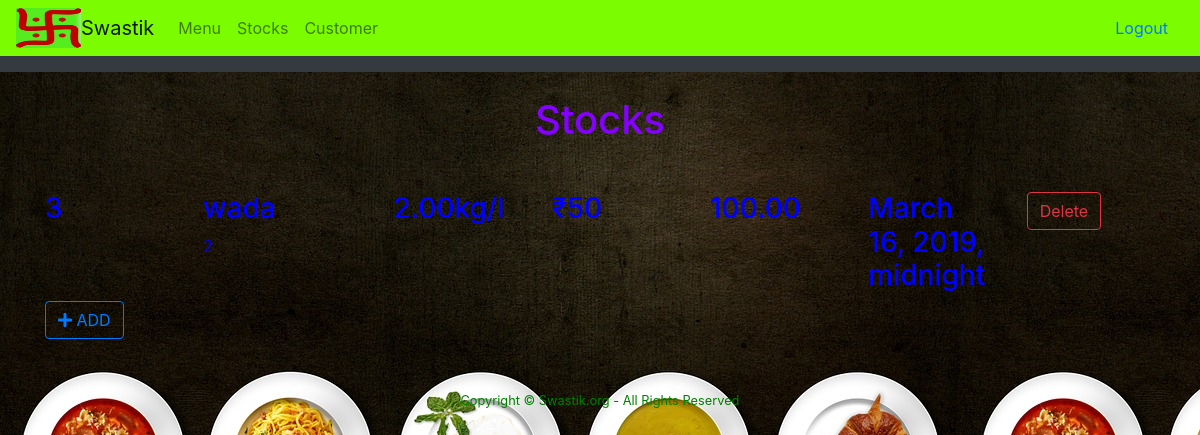
The page /stock/ (signed in) on the database its author committed.
### stocks/models.py (models this page shows)
class Stock(models.Model):
	item    = models.CharField(max_length = 35)
	summary = models.TextField(blank=True, null=True)
	rate    = models.DecimalField(decimal_places=0, max_digits=6)
	qty    = models.DecimalField(decimal_places=2, max_digits=4)
	date = models.DateTimeField(default=datetime.now(), blank=True)

### stocks/views.py (the view)
# urls.py: path('stock/', include('stocks.urls')),
@login_required
def stocks(request):
	stock = Stock.objects
	return render(request, 'stocks/stock.html', {'stock': stock})

### stocks/templatetags/urlify.py (called while the page is built)
@register.simple_tag()
def multiply(qty, unit_price, *args, **kwargs):
    return qty * unit_price

### templates/stocks/stock.html (shortened to what this page needs)
{% extends 'base.html' %}
{% load urlify %}
{% block content %}
 <center><h1>Stocks </h1><br/></center>
 {% for stocks in stock.all %}
 <div class="row pt-3">
  <div class="col -1">
  		<h3>{{ stocks.id }}</h3>
  	</div>
  	<div class="col-2">
  		<h3>{{ stocks.item }}</h3>
  		<p>{{ stocks.summary }}</p>
  	</div>
  	<div class="col -1">
  		<h3>{{ stocks.qty }}kg/l</h3>
  	</div>
  	<div class="col -1">
  		<h3>₹{{ stocks.rate }}</h3>
  	</div>
    <div class="col -2">
         <h3>{% multiply stocks.rate  stocks.qty %}</h3>
    </div>
    <div class="col -2">
      <h3>{{ stocks.date }}</h3>
    </div>
    <div class="col -2">
      <a href="{{stocks.id}}/delete/"><button type="button" class="btn btn-outline-danger">Delete</button></a>
    </div>
 </div>
 {% endfor %}
<button type="button" class="btn btn-outline-primary"><a href="{% url 'add_stocks' %}"><i class="fa fa-plus"></i> ADD</a></button>
{% endblock %}

### rows shown on the page
Stock: id "3", item "wada", summary "2", qty "2.00", rate "50", rate+qty "100.00", date "March 16, 2019, midnight"
